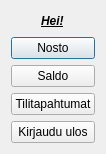
<?xml version="1.0" encoding="UTF-8"?>
<ui version="4.0">
 <class>loggedIn</class>
 <widget class="QDialog" name="loggedIn">
  <property name="geometry">
   <rect>
    <x>0</x>
    <y>0</y>
    <width>103</width>
    <height>154</height>
   </rect>
  </property>
  <property name="windowTitle">
   <string>Dialog</string>
  </property>
  <layout class="QVBoxLayout" name="verticalLayout">
   <item alignment="Qt::AlignHCenter">
    <widget class="QLabel" name="labelHello">
     <property name="font">
      <font>
       <italic>true</italic>
       <bold>true</bold>
       <underline>true</underline>
      </font>
     </property>
     <property name="text">
      <string>Hei!</string>
     </property>
    </widget>
   </item>
   <item>
    <widget class="QPushButton" name="btnTakeMoney">
     <property name="text">
      <string>Nosto</string>
     </property>
    </widget>
   </item>
   <item>
    <widget class="QPushButton" name="btnBalance">
     <property name="text">
      <string>Saldo</string>
     </property>
    </widget>
   </item>
   <item>
    <widget class="QPushButton" name="btnTransaction">
     <property name="text">
      <string>Tilitapahtumat</string>
     </property>
    </widget>
   </item>
   <item>
    <widget class="QPushButton" name="btnLogOut">
     <property name="text">
      <string>Kirjaudu ulos</string>
     </property>
    </widget>
   </item>
  </layout>
 </widget>
 <resources/>
 <connections/>
</ui>
